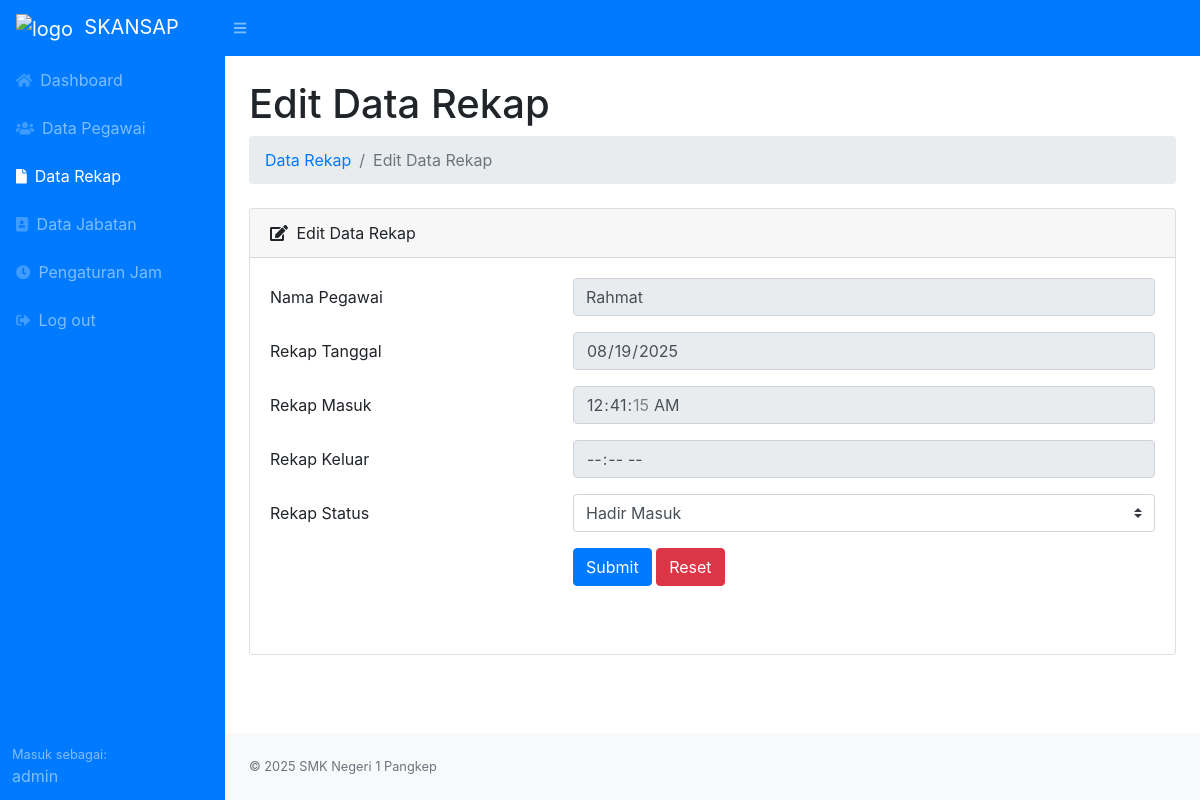
Page /edit_rekap.php?rekap_id=23 (signed in) on the committed database.
### tables this page shows
CREATE TABLE `rekap` (
  `rekap_id` bigint NOT NULL,
  `pegawai_id` int NOT NULL,
  `rekap_tanggal` date NOT NULL,
  `rekap_masuk` time DEFAULT NULL,
  `rekap_keluar` time DEFAULT NULL,
  `rekap_photomasuk` varchar(255) DEFAULT NULL,
  `status1` tinyint NOT NULL DEFAULT '0',
  `rekap_photokeluar` varchar(255) DEFAULT NULL,
  `status2` tinyint NOT NULL DEFAULT '0',
  `rekap_keterangan` text
);

CREATE TABLE `pegawai` (
  `pegawai_id` int NOT NULL,
  `jabatan_id` int NOT NULL,
  `pegawai_rfid` varchar(30) NOT NULL,
  `pegawai_nama` varchar(50) NOT NULL,
  `pegawai_nip` varchar(18) NOT NULL,
  `pegawai_jeniskelamin` enum('M','F') NOT NULL,
  `pegawai_lahir` date NOT NULL,
  `pegawai_nomorhp` varchar(20) NOT NULL,
  `pegawai_alamat` varchar(500) NOT NULL,
  `pegawai_foto` varchar(255) NOT NULL,
  `pegawai_status` enum('1','0') NOT NULL DEFAULT '1'
);

### edit_rekap.php (the view, shortened to what this page needs)
<?php
require_once("./header.php");
if (isset($_GET["rekap_id"])) {
    $id = $_GET["rekap_id"];
} else {
    header("location:./data_rekap.php");
    exit();
}
$sql = "SELECT `rekap`.`rekap_id`, `pegawai`.`pegawai_foto`, `pegawai`.`pegawai_nama`, `rekap`.`rekap_tanggal`, `rekap`.`rekap_masuk`, `rekap`.`rekap_keluar`, `rekap`.`rekap_photomasuk`, `rekap`.`rekap_photokeluar`, `rekap`.`rekap_keterangan`
        FROM `rekap` INNER JOIN `pegawai` ON `rekap`.`pegawai_id` = `pegawai`.`pegawai_id` WHERE `rekap`.`rekap_id` = '$id'";
$result = $koneksi->query($sql);
while ($row = $result->fetch_assoc()) {
    $pegawai_nama = $row['pegawai_nama'];
    $rekap_tanggal = $row['rekap_tanggal'];
    $rekap_masuk = $row['rekap_masuk'];
    $rekap_keluar = $row['rekap_keluar'];
    $rekap_keterangan = $row['rekap_keterangan'];
}
?>
<div id="layoutSidenav_content">
    <main>
        <div class="container-fluid">
            <h1 class="mt-4">Edit Data Rekap</h1>
            <ol class="breadcrumb mb-4">
                <li class="breadcrumb-item"><a href="./data_rekap.php">Data Rekap</a></li>
                <li class="breadcrumb-item active">Edit Data Rekap</li>
            </ol>
            <div class="card mb-4">
                <div class="card-header">
                    <i class="fas fa-edit mr-1"></i>
                    Edit Data Rekap
                </div>
                <div class="card-body">
                    <form class="mb-5" action="./edit_rekap_post.php" method="POST" id="appsform"
                        enctype="multipart/form-data">
                        <div class="form-group row">
                            <label class="col-sm-4 col-form-label" for="pegawaiNama">Nama Pegawai</label>
                            <div class="col-sm-8">
                                <input type="text" class="form-control" id="pegawaiNama" name="pegawaiNama"
                                    placeholder="Masukkan Nama Pegawai" value="<?php echo $pegawai_nama; ?>"
                                    autocomplete="off" minlength="2" maxlength="50" disabled>
                            </div>
                        </div>
                        <div class="form-group row">
                            <label class="col-sm-4 col-form-label" for="rekapTanggal">Rekap Tanggal</label>
                            <div class="col-sm-8">
                                <input type="date" class="form-control" id="rekapTanggal" name="rekapTanggal"
                                    value="<?php echo $rekap_tanggal; ?>" autocomplete="off" minlength="2"
                                    maxlength="50" disabled>
                            </div>
                        </div>
                        <div class="form-group row">
                            <label class="col-sm-4 col-form-label" for="rekapMasuk">Rekap Masuk</label>
                            <div class="col-sm-8">
                                <input type="time" class="form-control" id="rekapMasuk" name="rekapMasuk"
                                    value="<?php echo $rekap_masuk; ?>" autocomplete="off" minlength="2" maxlength="50"
                                    disabled>
                            </div>
                        </div>
                        <div class="form-group row">
                            <label class="col-sm-4 col-form-label" for="rekapKeluar">Rekap Keluar</label>
                            <div class="col-sm-8">
                                <input type="time" class="form-control" id="rekapKeluar" name="rekapKeluar"
                                    value="<?php echo $rekap_keluar; ?>" autocomplete="off" minlength="2" maxlength="50"
                                    disabled>
                            </div>
                        </div>
                        <div class="form-group row">
                            <label class="col-sm-4 col-form-label" for="rekapKeluar">Rekap Status</label>
                            <div class="col-sm-8">
                                <select class="custom-select" id="rekapStatus" name="rekapStatus" autocomplete="off"
                                    required>
                                    <option value="Hadir Masuk"
                                        <?php echo ($rekap_keterangan == 'Hadir Masuk') ? "selected" : "" ?>>
                                        Hadir Masuk</option>
                                </select>
                            </div>
                        </div>
                        <div class="form-group row">
                            <div class="col-sm-8 ml-auto">
                                <button type="submit" class="btn btn-primary">Submit</button>
                                <button type="reset" class="btn btn-danger">Reset</button>
                            </div>
                        </div>
                    </form>
                </div>
            </div>
        </div>
    </main>
    <?php
    require_once("./footer.php");
    ?>

### rows in the picture
rekap: pegawaiNama "Rahmat", rekapTanggal "08/19/2025", rekapMasuk "00:41:15", rekapStatus "Hadir Masuk"

### other values in the picture
$username "admin"
